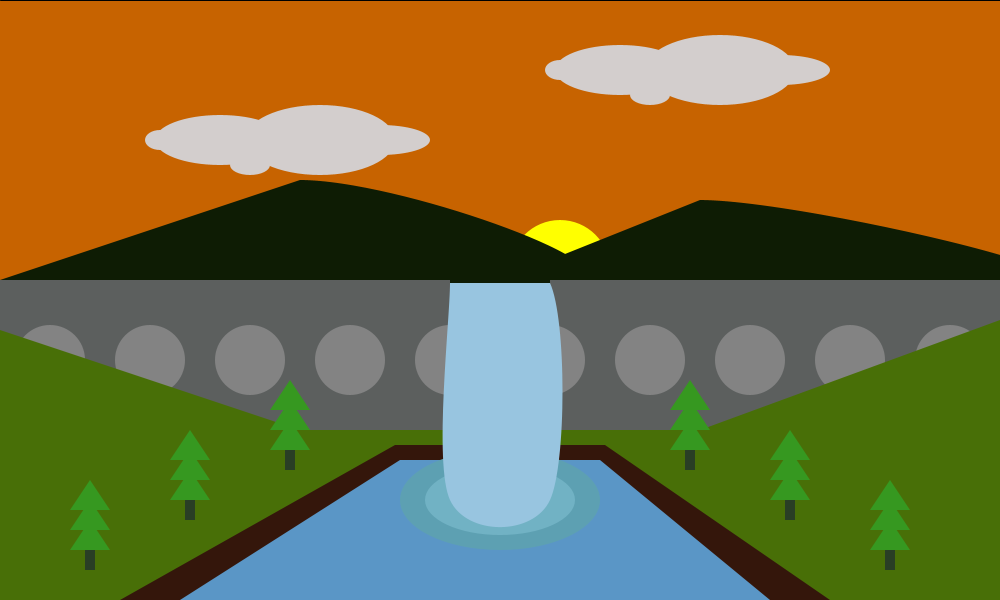
Frame 1 (no input)
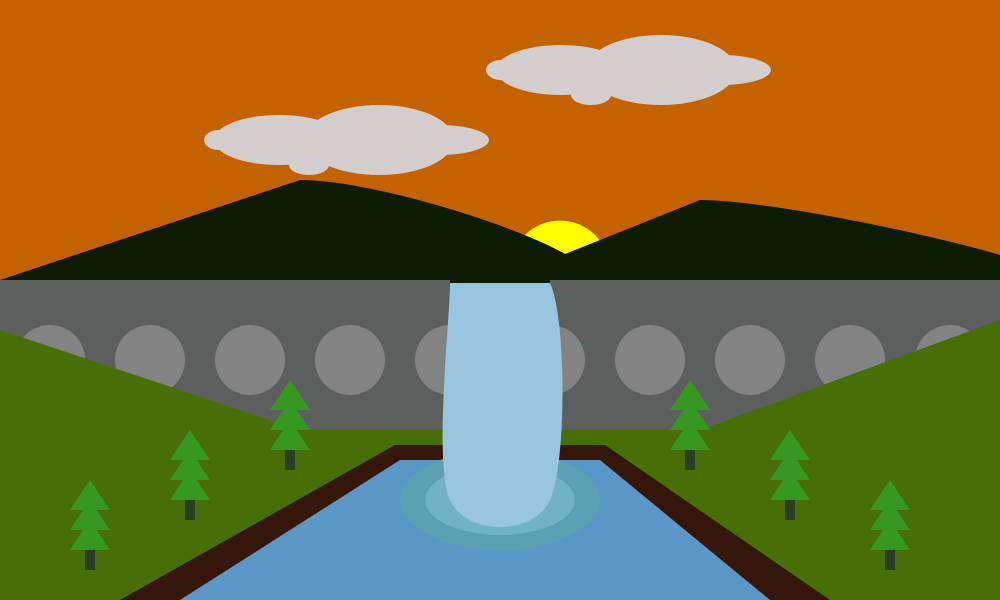
Frame 60 (the mouse pressed at the canvas centre just before this capture)
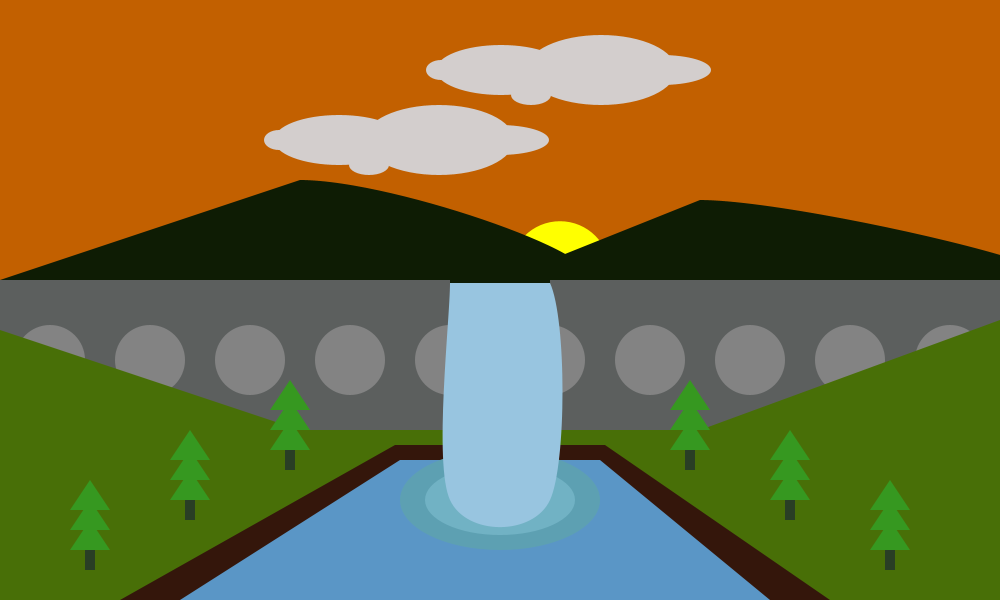
Frame 120 (the mouse held since frame 60 and released just before this capture)

The Processing sketch that drew these frames (run headless with seeded random() and noise(); from frame 60 on, the mouse is pressed at the canvas centre):

// Processing sketch: sketch_200915a
// ── sketch_200915a.pde
void setup(){
size (1000,600);
background(#C13000);
smooth();
}
float l=0;
float k=0;
float g;
float h;
float diam;
void langit(){
  l=l-0.03;
  k=k-0.05;
  fill(200+k,100+l,0);
  beginShape();
  vertex(0,0);
  vertex(1000,0);
  vertex(1000,300);
  vertex(0,300);
  endShape();
  if(m1>30){
  diam = random(5);
  g = random(width);
  h = random(height);
  noStroke();
  fill(255, 255, 255);
  ellipse(g, h, diam, diam);
  }
}

float a1=0;
float a2=0;
void awan1(float a,float b){
  noStroke();
  fill(#D3CECD);
  ellipse(a+220,140,130,50);
  ellipse(a+320,140,150,70);
  ellipse(a+380,140,100,30);
  ellipse(a+250,165,40,20);
  ellipse(a+160,140,30,20);
    a1=a1+1;
  if(a1>950){
    a1=-300;
  }
}

void awan2(float c,float d){
  noStroke();
  fill(#D3CECD);
  ellipse(c+620,70,130,50);
  ellipse(c+720,70,150,70);
  ellipse(c+780,70,100,30);
  ellipse(c+650,95,40,20);
  ellipse(c+560,70,30,20); 
   a2=a2-1;
  if(a2<-900){
    a2=+300;
  }
}
float m1=0;
void matahari(){
  m1=m1+0.01;
  noStroke();
  fill(255,255,0);
  ellipse(560,m1+270,100,100);
}
void lapang(){
  fill(#486F07);
  beginShape();
  vertex(0,330);
  vertex(300,430);
  vertex(700,430);
  vertex(1000,320);
  vertex(1000,600);
  vertex(0,600);
  endShape();
}
void air(){
  fill(#98C5E0);
  beginShape();
  curveVertex(450,283);
  curveVertex(550,283);
  curveVertex(550,500);
  curveVertex(450,500);
  curveVertex(450,283);
  curveVertex(450,283);
  endShape();
}
void gunung1(){
  fill(#0E1C04);
  beginShape();
  curveVertex(0,280);
  curveVertex(300,180);
  curveVertex(580,280);
  curveVertex(0,280);
  curveVertex(0,280);
  endShape();
}
void gunung2(){
  fill(#0E1C04);
  beginShape();
  curveVertex(500,280);
  curveVertex(700,200);
  curveVertex(1050,280);
  curveVertex(500,280);
  curveVertex(500,280);
  endShape();
}
void kolam(){
  fill(#5A96C6);
  beginShape();
  vertex(180,600);
  vertex(400,460);
  vertex(600,460);
  vertex(770,600);
  endShape();
}
void tepikolam(){
  fill(#34160B);
  beginShape();
  vertex(120,600);
  vertex(395,445);
  vertex(605,445);
  vertex(830,600);
  endShape();
}
void sungai(){
  fill(#5DA0B2);
  ellipse(500,500,200,100);
  fill(#71B2C4);
  ellipse(500,500,150,70);
}
void tebing(){
  fill(#5C5F5E);
  beginShape();
  vertex(0,280);
  vertex(450,280);
  vertex(450,283);
  vertex(550,283);
  vertex(550,280);
  vertex(1000,280);
  vertex(1000,430);
  vertex(0,430);
  endShape();
  fill(#838383);
  int a=360;
  int s=70;
  ellipse(50,a,s,s);
  ellipse(150,a,s,s);
  ellipse(250,a,s,s);
  ellipse(350,a,s,s);
  ellipse(450,a,s,s);
  ellipse(550,a,s,s);
  ellipse(650,a,s,s);
  ellipse(750,a,s,s);
  ellipse(850,a,s,s);
  ellipse(950,a,s,s);
 
}
void pohon1(){
  fill(#369820);
  triangle(670,410,710,410,690,380);
  triangle(670,430,710,430,690,400);
  triangle(670,450,710,450,690,420);
  fill(#293E25);
  rect(685,450,10,20);
  
  fill(#369820);
  triangle(770,460,810,460,790,430);
  triangle(770,480,810,480,790,450);
  triangle(770,500,810,500,790,470);
  fill(#293E25);
  rect(785,500,10,20);
  
  fill(#369820);
  triangle(870,510,910,510,890,480);
  triangle(870,530,910,530,890,500);
  triangle(870,550,910,550,890,520);
  fill(#293E25);
  rect(885,550,10,20);
}
void pohon2(){
  fill(#369820);
  triangle(270,410,310,410,290,380);
  triangle(270,430,310,430,290,400);
  triangle(270,450,310,450,290,420);
  fill(#293E25);
  rect(285,450,10,20);
  
  fill(#369820);
  triangle(170,460,210,460,190,430);
  triangle(170,480,210,480,190,450);
  triangle(170,500,210,500,190,470);
  fill(#293E25);
  rect(185,500,10,20);
  
  fill(#369820);
  triangle(70,510,110,510,90,480);
  triangle(70,530,110,530,90,500);
  triangle(70,550,110,550,90,520);
  fill(#293E25);
  rect(85,550,10,20);
}
void draw(){
  langit();
  matahari();
  gunung1();
  gunung2();
  awan1(0+a1,0);
  awan2(0+a2,0);
  tebing();
  lapang();
  tepikolam();
  kolam();
  sungai();
  air();
  pohon1();
  pohon2();
}
